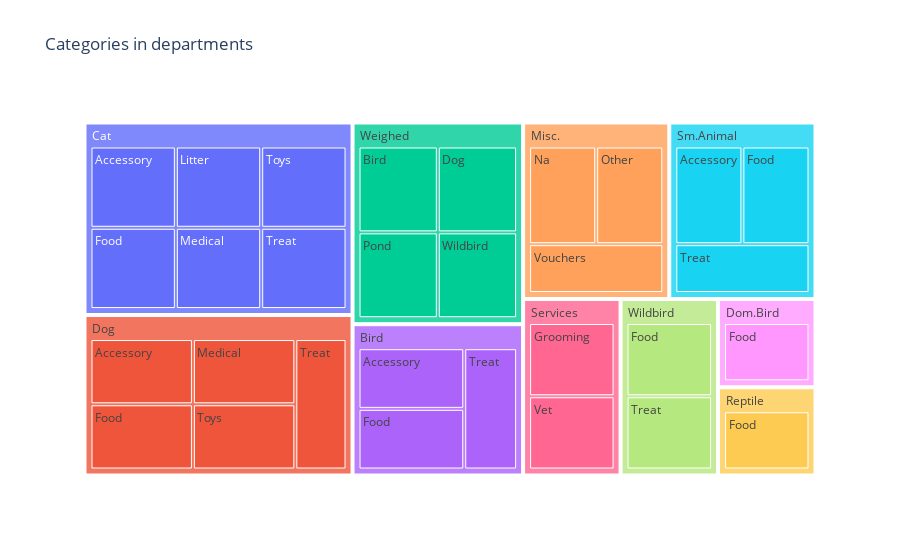

Write notebook code for a chart like this one.
### Code cell
fig = px.treemap(hierarchical_categories, path=["DEPARTMENT", "CATEGORY"], title="Categories in departments")

### Figure 1 — Plotly figure (JSON) as saved in the notebook; plotly's stock layout.template omitted (floating-point values rounded to 4 significant figures)
{"data": [{"branchvalues": "total", "domain": {"x": [0, 1], "y": [0, 1]}, "hovertemplate": "labels=%{label}<br>count=%{value}<br>parent=%{parent}<br>id=%{id}<extra></extra>", "ids": ["Bird/Accessory", "Cat/Accessory", "Dog/Accessory", "Sm.Animal/Accessory", "Weighed/Bird", "Weighed/Dog", "Bird/Food", "Cat/Food", "Dog/Food", "Dom.Bird/Food", "Reptile/Food", "Sm.Animal/Food", "Wildbird/Food", "Services/Grooming", "Cat/Litter", "Cat/Medical", "Dog/Medical", "Misc./Na", "Misc./Other", "Weighed/Pond", "Cat/Toys", "Dog/Toys", "Bird/Treat", "Cat/Treat", "Dog/Treat", "Sm.Animal/Treat", "Wildbird/Treat", "Services/Vet", "Misc./Vouchers", "Weighed/Wildbird", "Bird", "Cat", "Dog", "Dom.Bird", "Misc.", "Reptile", "Services", "Sm.Animal", "Weighed", "Wildbird"], "labels": ["Accessory", "Accessory", "Accessory", "Accessory", "Bird", "Dog", "Food", "Food", "Food", "Food", "Food", "Food", "Food", "Grooming", "Litter", "Medical", "Medical", "Na", "Other", "Pond", "Toys", "Toys", "Treat", "Treat", "Treat", "Treat", "Treat", "Vet", "Vouchers", "Wildbird", "Bird", "Cat", "Dog", "Dom.Bird", "Misc.", "Reptile", "Services", "Sm.Animal", "Weighed", "Wildbird"], "name": "", "parents": ["Bird", "Cat", "Dog", "Sm.Animal", "Weighed", "Weighed", "Bird", "Cat", "Dog", "Dom.Bird", "Reptile", "Sm.Animal", "Wildbird", "Services", "Cat", "Cat", "Dog", "Misc.", "Misc.", "Weighed", "Cat", "Dog", "Bird", "Cat", "Dog", "Sm.Animal", "Wildbird", "Services", "Misc.", "Weighed", "", "", "", "", "", "", "", "", "", ""], "type": "treemap", "values": [1, 1, 1, 1, 1, 1, 1, 1, 1, 1, 1, 1, 1, 1, 1, 1, 1, 1, 1, 1, 1, 1, 1, 1, 1, 1, 1, 1, 1, 1, 3, 6, 5, 1, 3, 1, 2, 3, 4, 2]}], "layout": {"legend": {"tracegroupgap": 0}, "title": {"text": "Categories in departments"}}}
